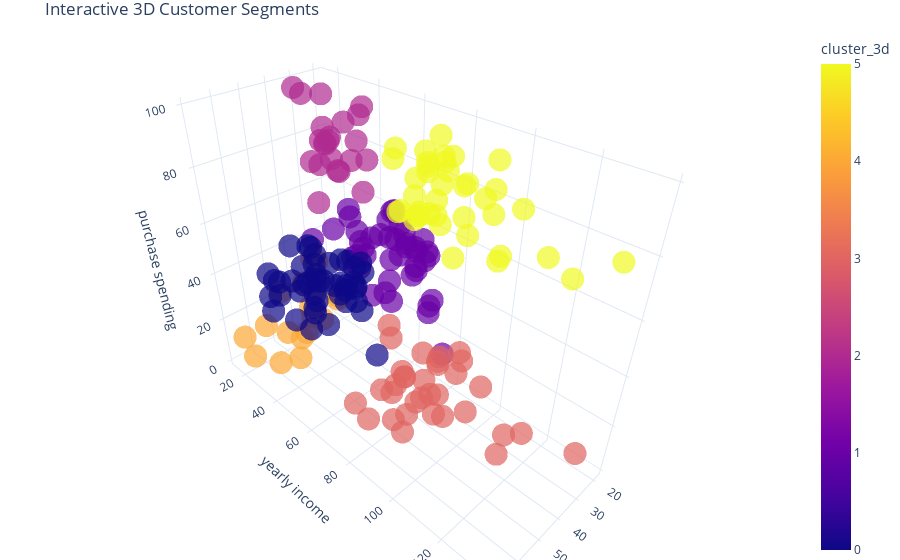

Notebook cell for this chart:
### Markdown cell above
## 5.1 Create an Interactive 3D Scatter Plot

### Code cell
visualization.plot_3d_interactive(
    df_clean,
    x_col='age',
    y_col='yearly income',
    z_col='purchase spending',
    color_col='cluster_3d'
)

### Figure 1 — Plotly figure (JSON) as saved in the notebook; plotly's stock layout.template omitted (floating-point values rounded to 4 significant figures; data arrays with more than 128 entries replaced by an {"elided": "..."} marker saying what was removed)
{"data": [{"hovertemplate": "age=%{x}<br>yearly income=%{y}<br>purchase spending=%{z}<br>cluster_3d=%{marker.color}<extra></extra>", "legendgroup": "", "marker": {"color": {"elided": "200 int values"}, "coloraxis": "coloraxis", "opacity": 0.7, "symbol": "circle"}, "mode": "markers", "name": "", "scene": "scene", "showlegend": false, "type": "scatter3d", "x": {"elided": "200 int values"}, "y": {"elided": "200 int values"}, "z": {"elided": "200 int values"}}], "layout": {"coloraxis": {"colorbar": {"title": {"text": "cluster_3d"}}, "colorscale": [[0, "#0d0887"], [0.1111, "#46039f"], [0.2222, "#7201a8"], [0.3333, "#9c179e"], [0.4444, "#bd3786"], [0.5556, "#d8576b"], [0.6667, "#ed7953"], [0.7778, "#fb9f3a"], [0.8889, "#fdca26"], [1, "#f0f921"]]}, "legend": {"tracegroupgap": 0}, "margin": {"b": 0, "l": 0, "r": 0, "t": 30}, "scene": {"domain": {"x": [0, 1], "y": [0, 1]}, "xaxis": {"title": {"text": "age"}}, "yaxis": {"title": {"text": "yearly income"}}, "zaxis": {"title": {"text": "purchase spending"}}}, "title": {"text": "Interactive 3D Customer Segments"}}}
